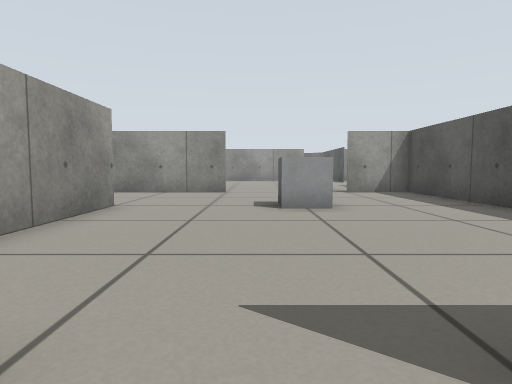
view 1 (above)

16 first-person views from a walk through a Gazebo world. The camera is 0.39 m above the floor, tilts 4° down and sees 75° across. The floor is counted in squares, 0.5 m on a side. Each view is taken from the middle of a square. On the plan, view 1 faces up. The plan holds only what a view shows up to about 11 squares ahead; the rest is blank. The place goes on beyond the plan.

view 2
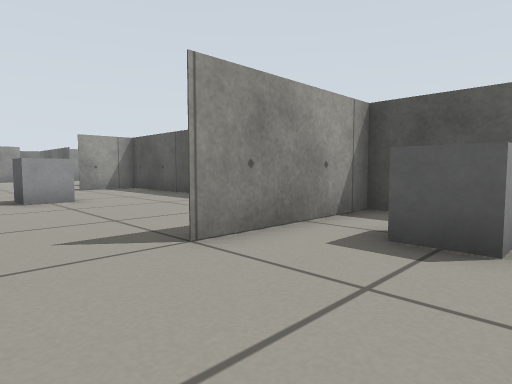

view 3
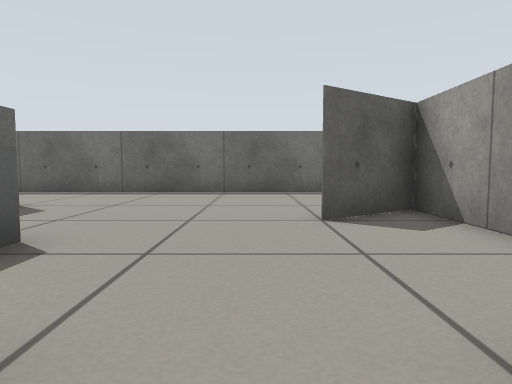

view 4
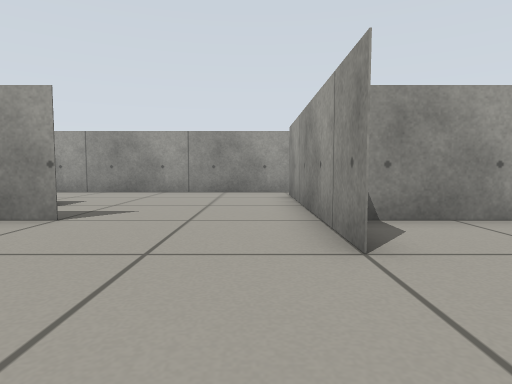

view 5
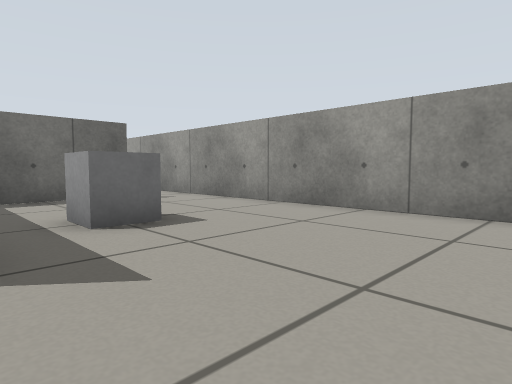

view 6
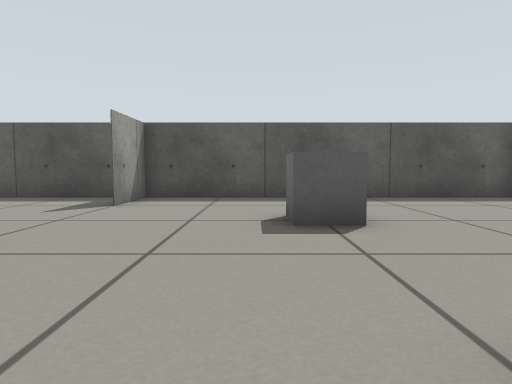

view 7
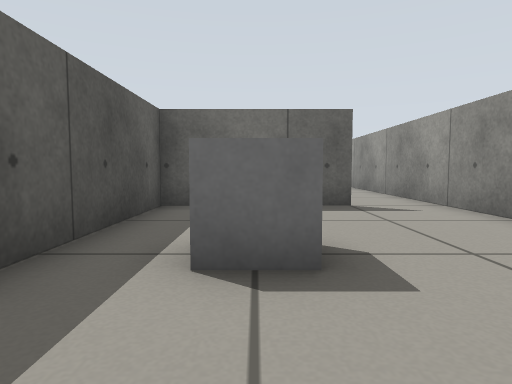

view 8
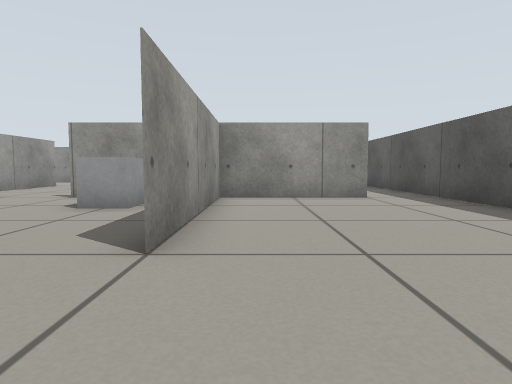

view 9
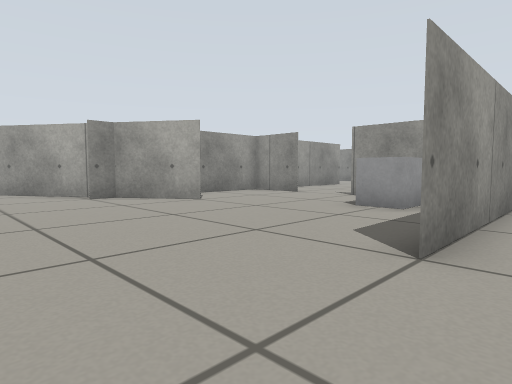

view 10
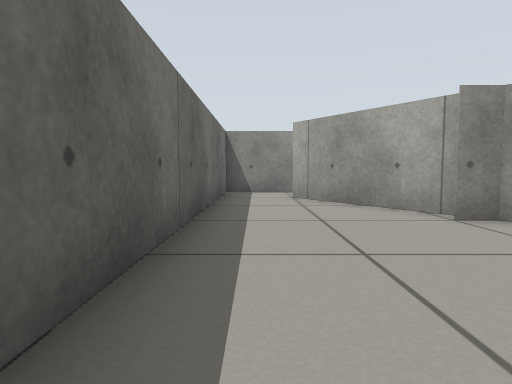

view 11
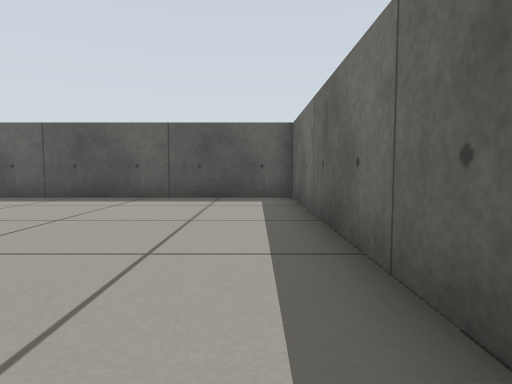

view 12
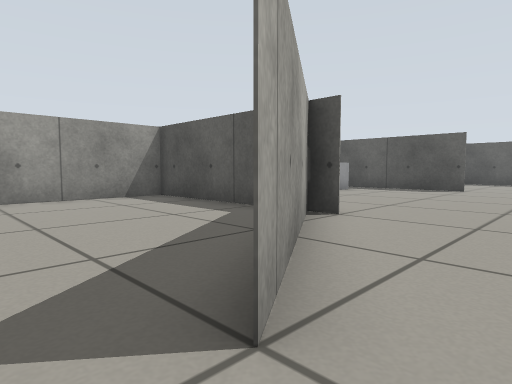

view 13
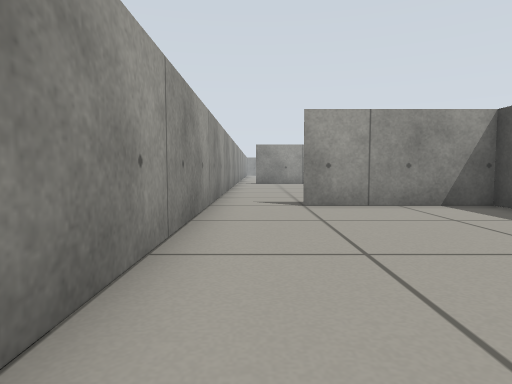

view 14
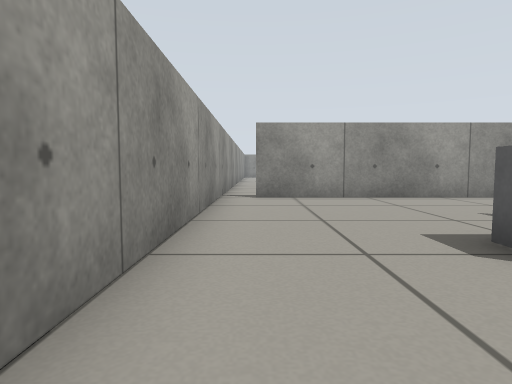

view 15
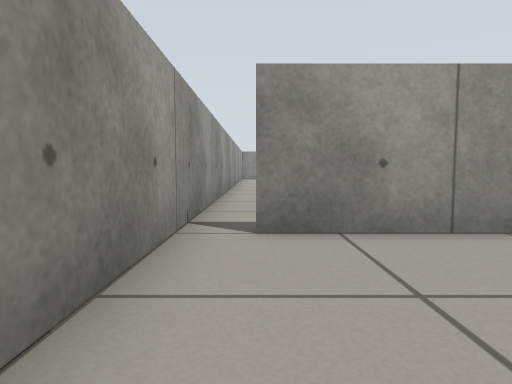

view 16
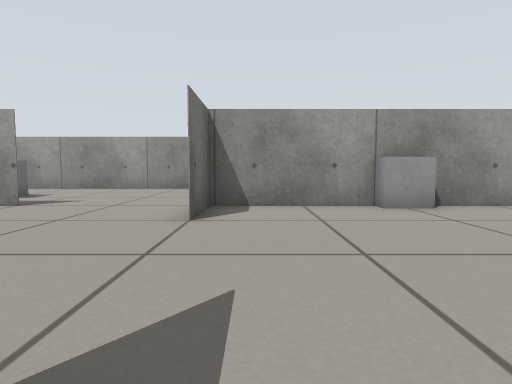

### Floor plan
Points are (right, up) in squares from view 1. A wall is a line through its corners. A room is listed if a view was taken in it or the views show most of it. See-through windows are left out.
Room 1 (views 1, 2, 8, 9, 10, 11)
walls: (5, -1.2) (5, 1) (5, -5) (5, -4.5); (-0.9, -3) (-6.3, -6.6); (-3, -4.3) (-1, -3); (9, 1) (1, 1); (-3, -1.2) (-3, -5); (-5.5, -9) (11, -9) (11, 0.4)
ways out: opening at (-0.5, 1) to room 2; opening at (-6, -8) to room 3; opening at (9.5, 1)
objects: grey box (2, -2) to (3, -1)
Room 2 (views 3, 4, 5, 6, 7, 14, 15, 16)
walls: (-3, 7.1) (-3, 3.8); (-0.9, 11) (-8, 11); (5, 11) (3, 11); (-3, 14.5) (-3, 11) (-1, 11); (-3, 1.1) (-3, 5.5); (-9, 11) (-9, 0.6); (5, 1) (5, 15); (-7.1, 1) (-3, 1)
ways out: opening at (-0.5, 1) to room 1; opening at (-8, 1) to room 3; gap at (-8, 11); gap at (5, 15)
objects: grey box (-6, 4) to (-5, 5); grey box (0, 6) to (1, 7)
Room 3 (views 12, 13)
walls: (-6.3, -6.6) (-7.1, -7.1); (-3, -5.1) (-3, 1.1); (-9, 0.6) (-9, -4.9); (-9, -6.8) (-9, -9) (-5.5, -9); (-3, 1) (-7, 1)
ways out: opening at (-6, -8) to room 1; opening at (-8, 1) to room 2

Positions as (right, up) in squares from view 1, and headings:
1: (0, 0), facing up
2: (-1, -2), facing up-right
3: (0, 2), facing down
4: (2, 10), facing left
5: (-3, 10), facing down-left
6: (-4, 8), facing right
7: (-5, 8), facing down
8: (6, -8), facing up
9: (6, -8), facing up-left
10: (2, -8), facing left
11: (2, -8), facing right
12: (-8, -8), facing up-right
13: (-8, -6), facing up
14: (-8, 2), facing up
15: (-8, 7), facing up
16: (4, 12), facing left
